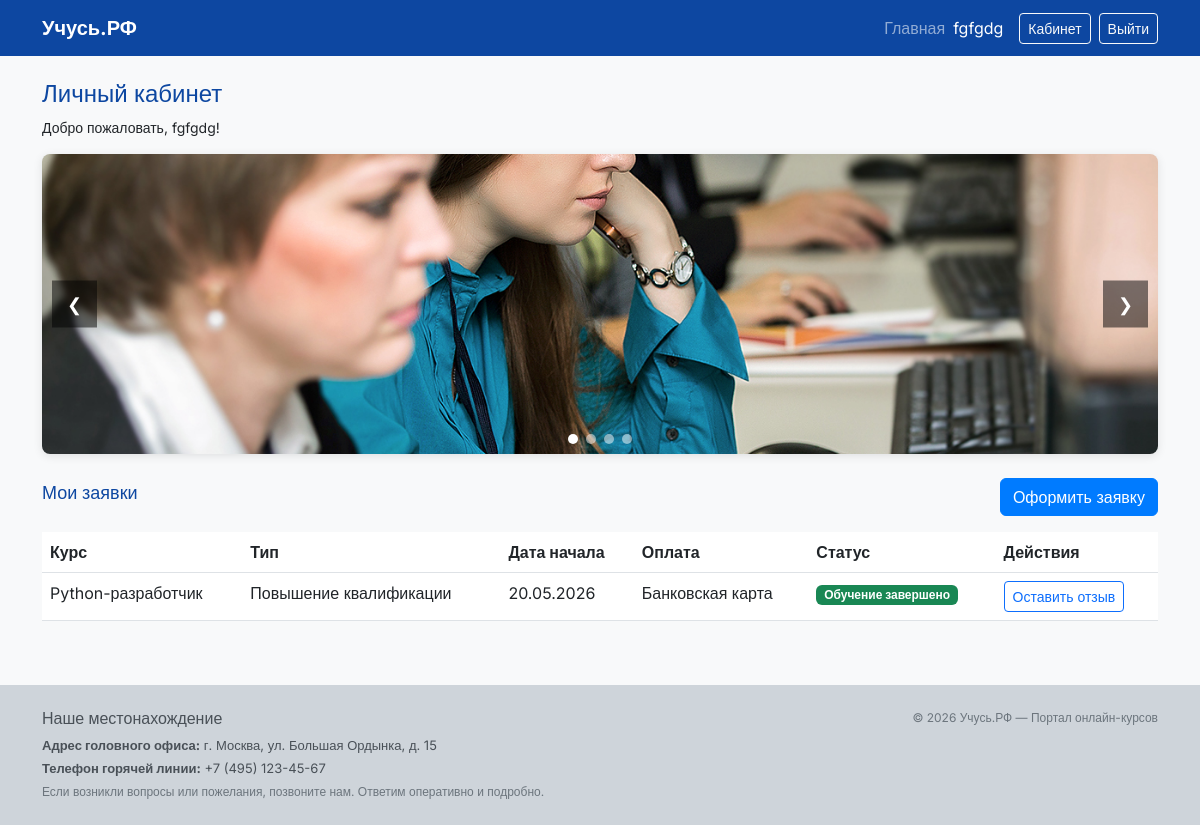
Before: /cabinet/ (signed in) with the older database file.
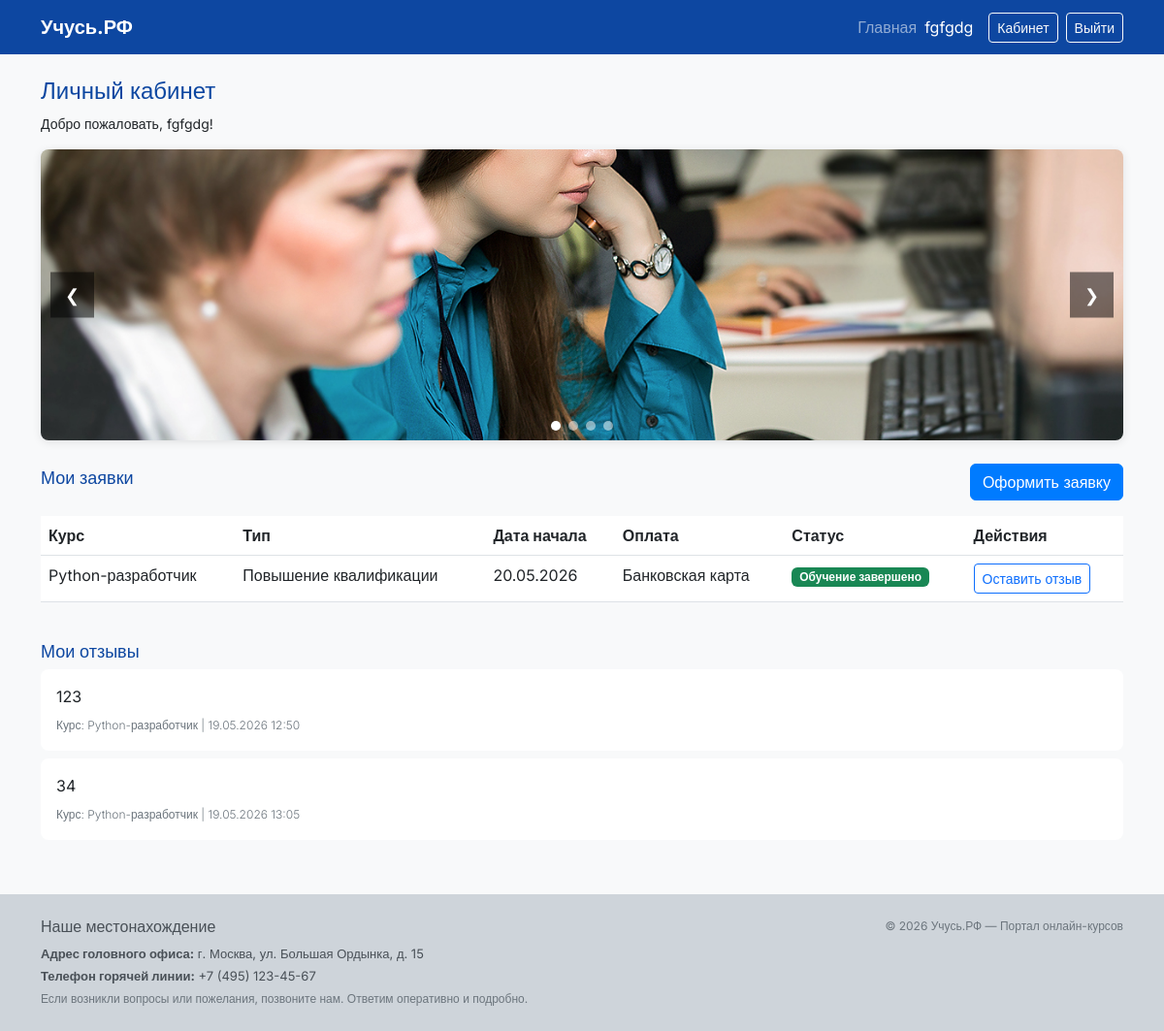
After: the same page with the newer database file.
### main/models.py (models this page shows, shortened)
class User(models.Model):
    login = models.CharField(max_length=50, unique=True)
    password = models.CharField(max_length=128)
    full_name = models.CharField(max_length=200, verbose_name='ФИО')
    phone = models.CharField(max_length=20, verbose_name='Телефон')
    email = models.EmailField(verbose_name='E-mail')
    created_at = models.DateTimeField(auto_now_add=True)
    class Meta:
        db_table = 'users'

class Application(models.Model):
    STATUS_CHOICES = [
        ('new', 'Новая'),
        ('in_progress', 'Идет обучение'),
        ('completed', 'Обучение завершено'),
    ]
    PAYMENT_CHOICES = [
        ('card', 'Банковская карта'),
        ('transfer', 'Банковский перевод'),
        ('cash', 'Наличные'),
    ]
    user = models.ForeignKey(User, on_delete=models.CASCADE, verbose_name='Пользователь')
    course = models.ForeignKey(Course, on_delete=models.CASCADE, verbose_name='Курс')
    start_date = models.DateField(verbose_name='Дата начала')
    payment_method = models.CharField(max_length=20, choices=PAYMENT_CHOICES, verbose_name='Способ оплаты')
    status = models.CharField(max_length=20, choices=STATUS_CHOICES, default='new', verbose_name='Статус')
    created_at = models.DateTimeField(auto_now_add=True)
    class Meta:
        db_table = 'applications'
        ordering = ['-created_at']

class Course(models.Model):
    TYPE_CHOICES = [
        ('qualification', 'Повышение квалификации'),
        ('retraining', 'Переподготовка'),
        ('safety', 'Охрана труда'),
    ]
    name = models.CharField(max_length=200, verbose_name='Название курса')
    course_type = models.CharField(max_length=20, choices=TYPE_CHOICES, verbose_name='Тип курса')
    description = models.TextField(blank=True, verbose_name='Описание')
    class Meta:
        db_table = 'courses'

class Review(models.Model):
    user = models.ForeignKey(User, on_delete=models.CASCADE, verbose_name='Пользователь')
    application = models.ForeignKey(Application, on_delete=models.CASCADE, verbose_name='Заявка')
    text = models.TextField(verbose_name='Текст отзыва')
    created_at = models.DateTimeField(auto_now_add=True)
    class Meta:
        db_table = 'reviews'

### main/views.py (the view, shortened to what this page needs)
def cabinet(request):
    if not request.session.get('user_id'):
        return redirect('login')
    user = User.objects.get(id=request.session['user_id'])
    applications = Application.objects.filter(user=user).select_related('course')
    reviews = Review.objects.filter(user=user).select_related('application')
    return render(request, 'main/cabinet.html', {
        'user': user,
        'applications': applications,
        'reviews': reviews,
    })

### main/templates/main/cabinet.html (shortened to what this page needs)
{% extends 'main/base.html' %}
{% load static %}
{% block content %}
<h2 style="color: #0d47a1;">Личный кабинет</h2>
<p style="font-size: 14px;">Добро пожаловать, {{ user.full_name }}!</p>
<div class="slider-container mb-4 fade-in">
    <div class="slider" id="slider">
        <div class="slide active">
        </div>
    </div>
    <button class="slider-btn prev" onclick="changeSlide(-1)">&#10094;</button>
    <button class="slider-btn next" onclick="changeSlide(1)">&#10095;</button>
    <div class="slider-dots" id="sliderDots"></div>
</div>
<div class="d-flex justify-content-between align-items-center mb-3">
    <h3 style="color: #0d47a1;">Мои заявки</h3>
    <a href="{% url 'apply' %}" class="btn btn-primary">Оформить заявку</a>
</div>
{% if applications %}
    <div class="table-responsive">
        <table class="table table-hover">
            <thead>
                <tr>
                    <th>Курс</th>
                    <th>Тип</th>
                    <th>Дата начала</th>
                    <th>Оплата</th>
                    <th>Статус</th>
                    <th>Действия</th>
                </tr>
            </thead>
            <tbody>
                {% for app in applications %}
                <tr>
                    <td>{{ app.course.name }}</td>
                    <td>{{ app.course.get_course_type_display }}</td>
                    <td>{{ app.start_date|date:"d.m.Y" }}</td>
                    <td>{{ app.get_payment_method_display }}</td>
                    <td>
                        {% if app.status == 'new' %}
                            <span class="badge bg-secondary">Новая</span>
                        {% elif app.status == 'in_progress' %}
                            <span class="badge bg-primary">Идет обучение</span>
                        {% elif app.status == 'completed' %}
                            <span class="badge bg-success">Обучение завершено</span>
                        {% endif %}
                    </td>
                    <td>
                        {% if app.status == 'completed' %}
                            <button class="btn btn-sm btn-outline-primary" data-bs-toggle="modal" data-bs-target="#reviewModal{{ app.id }}">Оставить отзыв</button>
                        {% else %}
                            <span style="font-size: 12px; color: #6c757d;">Отзыв после завершения</span>
                        {% endif %}
                    </td>
                </tr>
                {% endfor %}
            </tbody>
        </table>
    </div>
{% else %}
    <div class="alert alert-info">У вас пока нет заявок. <a href="{% url 'apply' %}">Оформить заявку</a></div>
{% endif %}
{% if reviews %}
    <h3 class="mt-4" style="color: #0d47a1;">Мои отзывы</h3>
    {% for review in reviews %}
    <div class="card mb-2">
        <div class="card-body">
            <p class="mb-1">{{ review.text }}</p>
            <small style="font-size: 12px; color: #6c757d;">Курс: {{ review.application.course.name }} | {{ review.created_at|date:"d.m.Y H:i" }}</small>
        </div>
    </div>
    {% endfor %}
{% endif %}
{% endblock %}

### main/templates/main/base.html (shortened to what this page needs)
{% load static %}
<!DOCTYPE html>
<html lang="ru">
<head>
    <link href="https://cdn.jsdelivr.net/npm/bootstrap@5.3.0/dist/css/bootstrap.min.css" rel="stylesheet">
    <link href="{% static 'css/style.css' %}" rel="stylesheet">
</head>
<body>
    <nav class="navbar navbar-expand-lg navbar-dark" style="background-color: #0d47a1;">
        <div class="container">
            <a class="navbar-brand fw-bold" href="{% url 'home' %}">Учусь.РФ</a>
            <div class="collapse navbar-collapse" id="navbarNav">
                <ul class="navbar-nav ms-auto align-items-center">
                    {% if request.session.is_admin %}
                        <li class="nav-item">
                            <a class="nav-link" href="{% url 'home' %}">Главная</a>
                        </li>
                        <li class="nav-item">
                            <span class="navbar-text text-white me-3">Администратор</span>
                        </li>
                        <li class="nav-item">
                            <a href="{% url 'logout' %}" class="btn btn-outline-light btn-sm">Выйти</a>
                        </li>
                    {% elif request.session.user_id %}
                        <li class="nav-item">
                            <a class="nav-link" href="{% url 'home' %}">Главная</a>
                        </li>
                        <li class="nav-item">
                            <span class="navbar-text text-white me-3">{{ request.session.user_name }}</span>
                        </li>
                        <li class="nav-item">
                            <a href="{% url 'cabinet' %}" class="btn btn-outline-light btn-sm me-2">Кабинет</a>
                        </li>
                        <li class="nav-item">
                            <a href="{% url 'logout' %}" class="btn btn-outline-light btn-sm">Выйти</a>
                        </li>
                    {% endif %}
                </ul>
            </div>
        </div>
    </nav>
    <div class="container mt-4">
        {% block content %}{% endblock %}
    </div>
    <footer class="mt-5 py-4" style="background-color: #ced4da;">
        <div class="container">
            <div class="row">
                <div class="col-md-6 mb-3 mb-md-0">
                    <h6 style="color: #495057;">Наше местонахождение</h6>
                    <p class="mb-1" style="font-size: 13px; color: #495057;">
                        <strong>Адрес головного офиса:</strong> г. Москва, ул. Большая Ордынка, д. 15
                    </p>
                    <p class="mb-1" style="font-size: 13px; color: #495057;">
                        <strong>Телефон горячей линии:</strong> +7 (495) 123-45-67
                    </p>
                    <p class="mb-0" style="font-size: 12px; color: #6c757d;">
                        Если возникли вопросы или пожелания, позвоните нам. Ответим оперативно и подробно.
                    </p>
                </div>
                <div class="col-md-6 text-md-end">
                    <p class="mb-0" style="font-size: 12px; color: #6c757d;">© 2026 Учусь.РФ — Портал онлайн-курсов</p>
                </div>
            </div>
        </div>
    </footer>
</body>
</html>

### static/css/style.css (style rules this page uses)
body { font-family: 'Inter', sans-serif; font-size: 16px; background-color: #f8f9fa; min-height: 100vh; display: flex; flex-direction: column; }
h2, h3 { font-weight: 500; }
h2 { font-size: 24px; }
h3 { font-size: 18px; }
p, span, label, td, th { font-size: 16px; }
small, .form-text, .text-muted { font-size: 12px; font-weight: 300; }
.btn-primary { background-color: #007bff; border-color: #007bff; }
.card { border: none; border-radius: 8px; }
.fade-in { animation: fadeIn 0.5s ease-in; }
.btn { transition: all 0.2s ease; }
.table tr { transition: background-color 0.2s ease; }
.slider-container { position: relative; max-width: 100%; overflow: hidden; border-radius: 8px; box-shadow: 0 2px 10px rgba(0,0,0,0.1); }
.slider { position: relative; width: 100%; height: 300px; }
.slide { position: absolute; width: 100%; height: 100%; opacity: 0; transition: opacity 0.5s ease; }
.slide.active { opacity: 1; }
.slider-btn { position: absolute; top: 50%; transform: translateY(-50%); background: rgba(0,0,0,0.5); color: white; border: none; padding: 10px 15px; cursor: pointer; font-size: 18px; z-index: 10; transition: background 0.2s; }
.slider-btn.prev { left: 10px; }
.slider-btn.next { right: 10px; }
.slider-dots { position: absolute; bottom: 10px; left: 50%; transform: translateX(-50%); display: flex; gap: 8px; z-index: 10; }

Changed rows visible on the page:
added Review: text "123", application.course.name "Python-разработчик", created_at "19.05.2026 12:50"
added Review: text "34", application.course.name "Python-разработчик", created_at "19.05.2026 13:05"
Other visible differences:
text now shown: "Мои отзывы"
